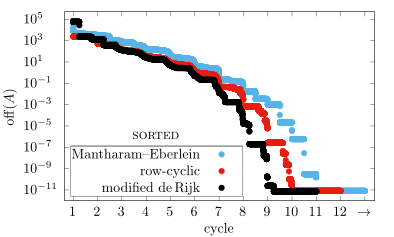

The gnuplot source for this figure:
# max 140 (W) x 195 (H) mm
set term cairolatex pdf standalone header "\\usepackage{amsmath,amsfonts}" color font ", 10" size 10cm,6cm
set output "d512-off.tex"
set key bottom left vertical spacing 1.5 box width 2 title "\\textsc{sorted} $\\mathop{\\mathrm{diag}}(A)$" offset 0,1
set logscale y

set xrange [-47000:1622793]
set xtics ("1" 1, "2" 130817, "3" 261633, "4" 392449, "5" 523265, "6" 654081, "7" 784897, "8" 915713, "9" 1046529, "10" 1177345, "11" 1308161, "12" 1438977, "$\\rightarrow$" 1569793)
set xlabel "cycle"

set yrange [1e-12:5e5]
set ylabel "$\\mathop{\\mathrm{off}}(A)$"
set ytics ("$10^{-11}$" 1e-11, "$10^{-9\\hphantom{0}}$" 1e-9, "$10^{-7\\hphantom{0}}$" 1e-7, "$10^{-5\\hphantom{0}}$" 1e-5, "$10^{-3\\hphantom{0}}$" 1e-3, "$10^{-1\\hphantom{0}}$" 1e-1, "$10^{1\\hphantom{-0}}$" 1e1, "$10^{3\\hphantom{-0}}$" 1e3, "$10^{5\\hphantom{-0}}$" 1e5)

set datafile columnheaders
plot "d512-9.csv" using 1:3 with points title "Mantharam--Eberlein" pointtype 7 linetype 3 pointsize 0.6875, \
     "d512-1.csv" using 1:3 with points title "row-cyclic" pointtype 7 linetype 7 pointsize 0.6875, \
     "d512-7.csv" using 1:3 with points title "modified de\\,Rijk" pointtype 7 linetype -1 pointsize 0.6875
